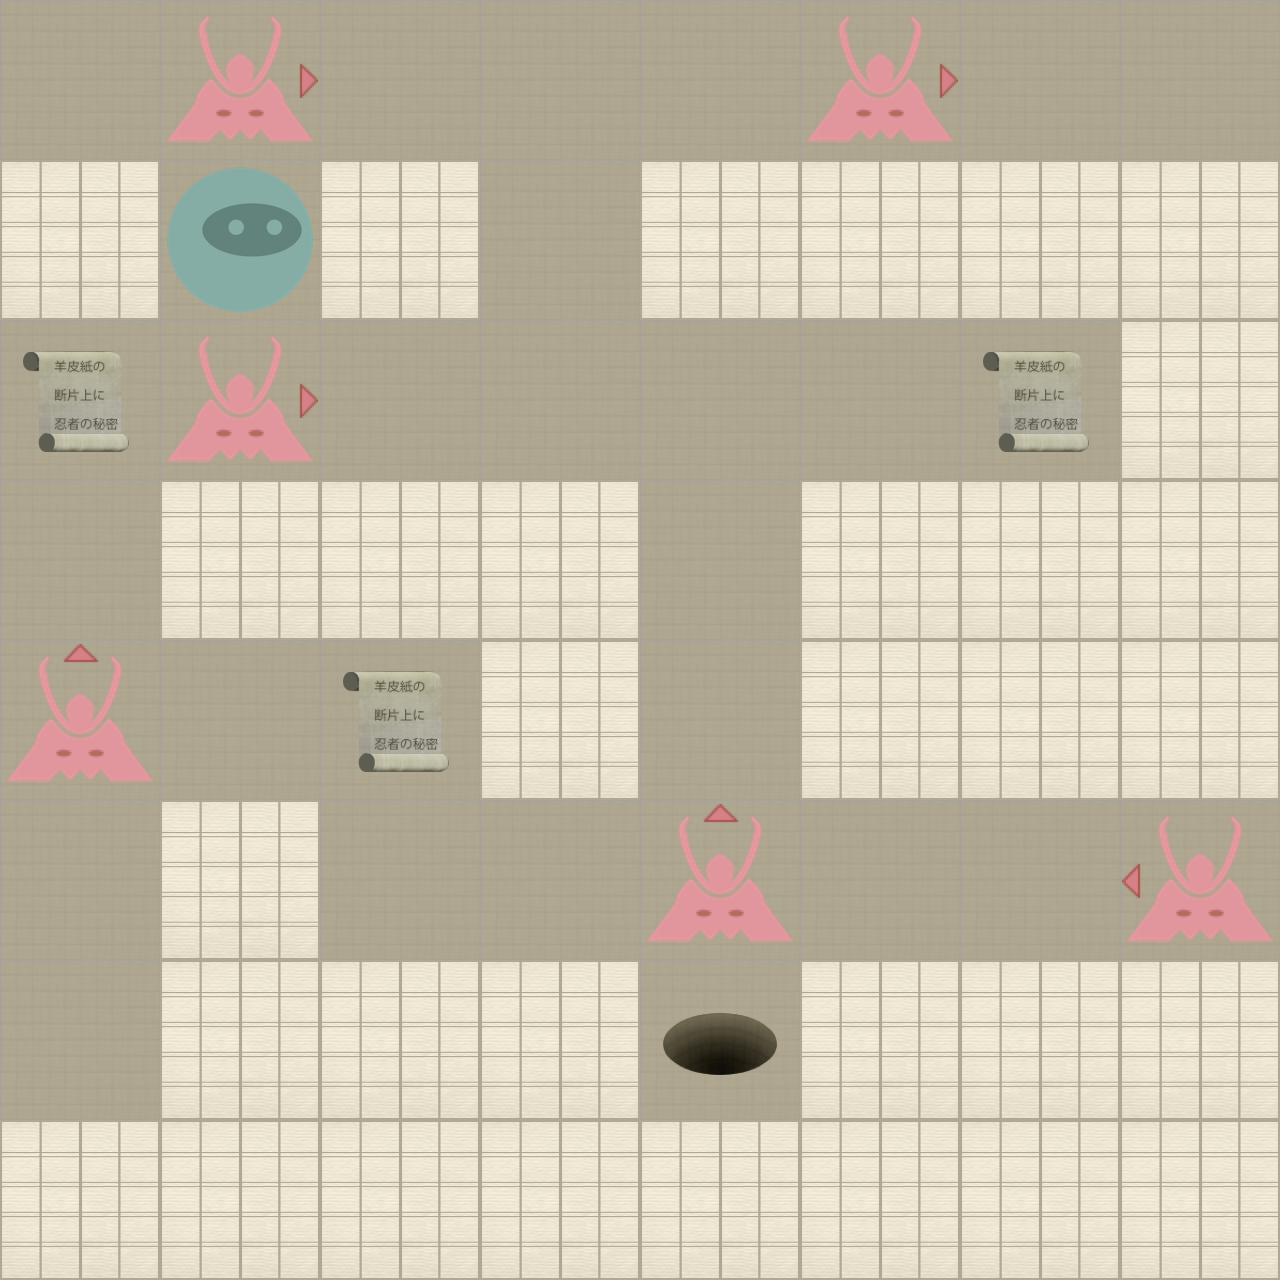

The image is a tile-based game level rendered from a .tmx file. Its description and source (layers, tilesets, objects; grid data summarised) follow:
An orthogonal 8x8 tile map with 160x160 px tiles, 2 tile layers (Level, Actors).

<map version="1.0" orientation="orthogonal" width="8" height="8" tilewidth="160" tileheight="160">
 <properties>
  <property name="moves" value="20" />
 </properties>
 <tileset firstgid="1" name="tiles" tilewidth="160" tileheight="160" spacing="2" margin="2">
  <image source="tiles-ipadhd.png" width="1024" height="1024" />
  <tile id="0">
   <properties>
    <property name="actor" value="exit" />
   </properties>
  </tile>
  <tile id="2">
   <properties>
    <property name="actor" value="guard" />
    <property name="direction" value="down" />
   </properties>
  </tile>
  <tile id="3">
   <properties>
    <property name="actor" value="guard" />
    <property name="direction" value="left" />
   </properties>
  </tile>
  <tile id="4">
   <properties>
    <property name="actor" value="guard" />
    <property name="direction" value="right" />
   </properties>
  </tile>
  <tile id="5">
   <properties>
    <property name="actor" value="guard" />
    <property name="direction" value="up" />
   </properties>
  </tile>
  <tile id="7">
   <properties>
    <property name="actor" value="player" />
   </properties>
  </tile>
  <tile id="8">
   <properties>
    <property name="actor" value="scroll" />
   </properties>
  </tile>
  <tile id="9">
   <properties>
    <property name="wall" value="1" />
   </properties>
  </tile>
 </tileset>
 <layer name="Level" width="8" height="8">
  <data>[64 cells, 64 non-empty, 2 distinct tile ids]</data>
 </layer>
 <layer name="Actors" width="8" height="8">
  <data>[64 cells, 11 non-empty, 6 distinct tile ids]</data>
 </layer>
</map>
